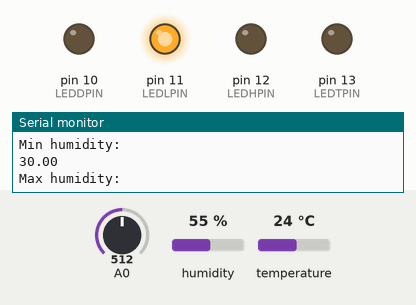
Recording of a sketch running on a simulated Arduino Uno, built with avr-gcc and run on an emulated ATmega328P. On the bench: output pins drawn as LEDs (lit = HIGH), the last lines printed to the serial monitor. The test bench sets the inputs (shaded band); at power-on: humidity 55 %, A0 = 512, temperature 24 °C.

Above: at 1.2 s.
1.3 s: humidity set to 31 %
2.8 s: humidity set to 28 %
At 3.8 s:
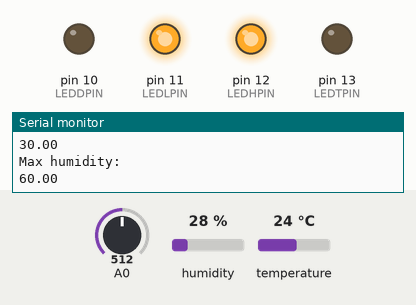
4.4 s: A0 set to 85
5.9 s: A0 set to 73
At 6.7 s:
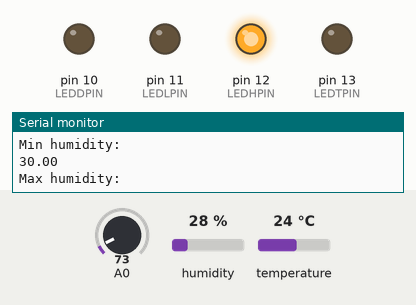
7.4 s: temperature set to 16 °C
10.4 s: temperature set to 13 °C
At 11.6 s:
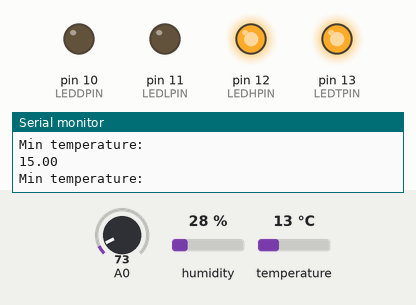
Timing chart, 0 to 13.0 s (numbered marks = the images above; inputs shaded):
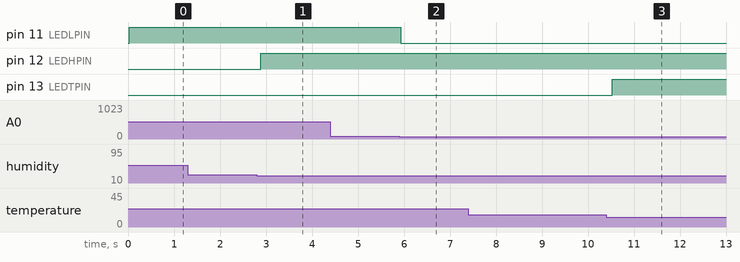

The sketch:

sensors.ino
```cpp
#include <Adafruit_Sensor.h>
#include <DHT.h>
#include <DHT_U.h>

#define DHTPIN 3      // Digital pin connected to the DHT sensor
#define LEDDPIN 10    // Digital pin connected to the LED representing the door
#define LEDLPIN 11    // Digital pin connected to the LED notifying the light
#define LEDHPIN 12    // Digital pin connected to the LED notifying the humidity
#define LEDTPIN 13    // Digital pin connected to the LED notifying the temperature

#define DHTTYPE    DHT11     // DHT 11

DHT_Unified dht(DHTPIN, DHTTYPE);

uint32_t delayMS;

bool humidityWarning = false;
bool temperatureWarning = false;
bool lightWarning = false;

float maxTemperature = 25;
float minTemperature = 15;
float maxHumidity = 60;
float minHumidity = 30;

void setup() {
  Serial.begin(9600);
  Serial.setTimeout(1000);
  Serial.flush();
  // Initialize device.
  dht.begin();
  // Print temperature sensor details.
  sensor_t sensor;
  dht.temperature().getSensor(&sensor);
  // Set delay between sensor readings based on sensor details.
  delayMS = sensor.min_delay;

  pinMode(LEDDPIN, OUTPUT);
  pinMode(LEDLPIN, OUTPUT);
  pinMode(LEDHPIN, OUTPUT);
  pinMode(LEDTPIN, OUTPUT);
}

void loop() {
    // Reconfigure values if requested
    if (Serial.available() > 0) {
      String command = Serial.readStringUntil('\n');
      if (command.equals("config")) {
        Serial.println("Configuring...");

        minTemperature = Serial.readStringUntil('\n').toFloat();
        maxTemperature = Serial.readStringUntil('\n').toFloat();
        minHumidity = Serial.readStringUntil('\n').toFloat();
        maxHumidity = Serial.readStringUntil('\n').toFloat();

        Serial.println("Operating with new configuration");

      } else if (command.equals("door")) {

        String arg = Serial.readStringUntil('\n');
        if (arg.equals("open")) {
          // turn onn light for one second (simulate open door)
          digitalWrite(LEDDPIN, HIGH);
          delay(delayMS / 500);
          digitalWrite(LEDDPIN, LOW);
        } else if (arg.equals("close")) {
          for (int i = 0; i < 5; i++) {
            // blink 5 times (simulate wrong pin entered)
            digitalWrite(LEDDPIN, HIGH);
            delay(delayMS / 1000);
            digitalWrite(LEDDPIN, LOW);
            delay(delayMS / 1000);
          }
        }
      }
    }

    Serial.println("Min temperature:");
    Serial.println(minTemperature);
    Serial.println("Min temperature:");
    Serial.println(maxTemperature);
    Serial.println("Min humidity:");
    Serial.println(minHumidity);
    Serial.println("Max humidity:");
    Serial.println(maxHumidity);

    // Get light value
    int lightValue = analogRead(A0);

    if (lightValue > 80) {
        if (!lightWarning) {
            lightWarning = true;
            digitalWrite(LEDLPIN, HIGH);
            Serial.println("warning light bright");
        }
    } else {
        lightWarning = false;
        digitalWrite(LEDLPIN,  LOW);
    }

    Serial.print("measurement light ");
    Serial.println(lightValue);

    // Get temperature event and print its value.
    sensors_event_t event;
    dht.temperature().getEvent(&event);
    if (isnan(event.temperature)) {
        Serial.println(F("error reading temperature!"));
    } else {
        Serial.print("measurement temperature ");
        Serial.println(event.temperature);

        if (event.temperature < minTemperature) {
            if (!temperatureWarning) {
                temperatureWarning = true;
                digitalWrite(LEDTPIN, HIGH);
                Serial.println("warning temperature cold");
            }
        } else if (event.temperature > maxTemperature) {
            if (!temperatureWarning) {
                temperatureWarning = true;
                digitalWrite(LEDTPIN, HIGH);
                Serial.println("warning temperature hot");
            }
        } else {
            temperatureWarning = false;
            digitalWrite(LEDTPIN,  LOW);
        }
    }
    // Get humidity event and print its value.
    dht.humidity().getEvent(&event);
    if (isnan(event.relative_humidity)) {
        Serial.println(F("error reading humidity!"));
    } else {
        Serial.print("measurement humidity ");
        Serial.println(event.relative_humidity);

        if (event.relative_humidity < minHumidity) {
            if (!humidityWarning) {
                humidityWarning = true;
                digitalWrite(LEDHPIN, HIGH);
                Serial.println("warning humidity dry");
            }
        } else if (event.relative_humidity > maxHumidity) {
            if (!humidityWarning) {
                humidityWarning = true;
                digitalWrite(LEDHPIN, HIGH);
                Serial.println("warning humidity wet");
            }
        } else {
            humidityWarning = false;
            digitalWrite(LEDHPIN,  LOW);
        }

        // Delay between measurements.
        delay(delayMS / 1000);
    }
}
```

Measured:
- the behaviour switches between 30 and 29 % on humidity (found by bisection; images 0 and 1)
- the behaviour switches between 81 and 80 on A0 (found by bisection; images 1 and 2)
- the behaviour switches between 15 and 14 °C on temperature (found by bisection; images 2 and 3)
- after the input at 2.8 s, pin 12 (LEDHPIN): LOW → HIGH after 0.08 s
- after the input at 5.9 s, pin 11 (LEDLPIN): HIGH → LOW at once
- after the input at 10.4 s, pin 13 (LEDTPIN): LOW → HIGH after 0.13 s
